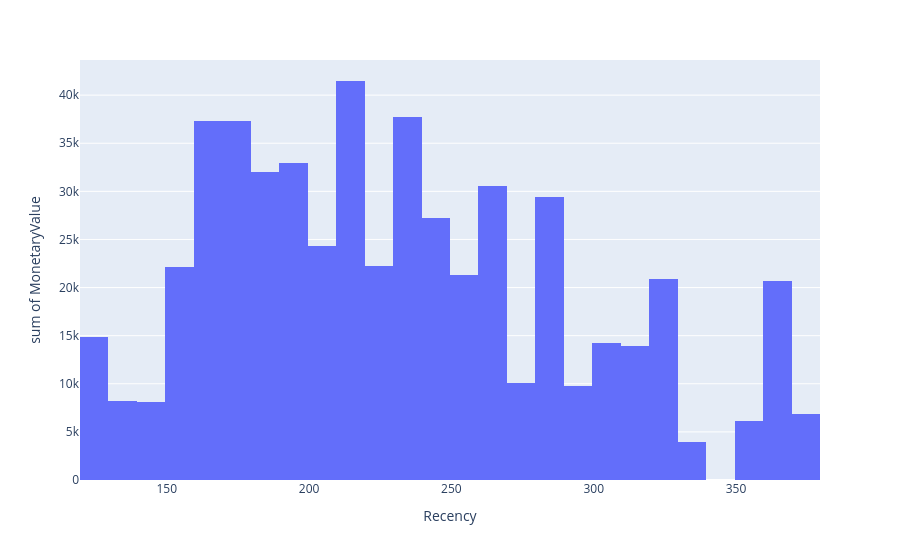

The notebook cell saved with this chart:
### Code cell
import plotly.express as px
px.histogram(lost,y='MonetaryValue',x='Recency')

### Figure 1 — Plotly figure (JSON) as saved in the notebook; plotly's stock layout.template omitted (floating-point values rounded to 4 significant figures; data arrays with more than 128 entries replaced by an {"elided": "..."} marker saying what was removed)
{"data": [{"bingroup": "x", "histfunc": "sum", "hovertemplate": "Recency=%{x}<br>sum of MonetaryValue=%{y}<extra></extra>", "legendgroup": "", "marker": {"color": "#636efa", "pattern": {"shape": ""}}, "name": "", "orientation": "v", "showlegend": false, "type": "histogram", "x": {"elided": "1065 int values"}, "xaxis": "x", "y": {"elided": "1065 float values"}, "yaxis": "y"}], "layout": {"barmode": "relative", "legend": {"tracegroupgap": 0}, "margin": {"t": 60}, "xaxis": {"anchor": "y", "domain": [0, 1], "title": {"text": "Recency"}}, "yaxis": {"anchor": "x", "domain": [0, 1], "title": {"text": "sum of MonetaryValue"}}}}
